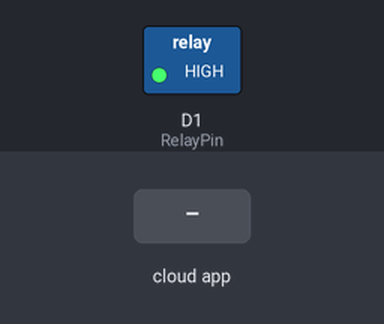
The sketch below on a simulated ESP8266 (NodeMCU). Parts: switched loads named in the sketch (green lamp = pin HIGH). The test bench sets the inputs (shaded band). WiFi joins after 1.5 s; servers stay silent unless stated; the Firebase database answers and starts empty; what the sketch prints to the serial monitor is not drawn.

Above: at 2.7 s.
2.8 s: the phone or cloud app sets led_2 to ON
At 3.1 s:
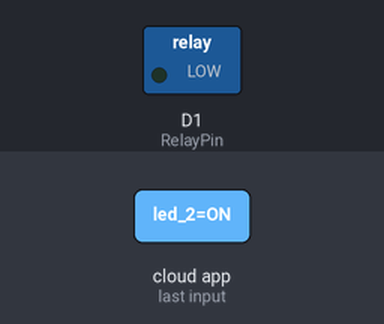
5.4 s: the phone or cloud app sets led_2 to OFF
At 7.6 s:
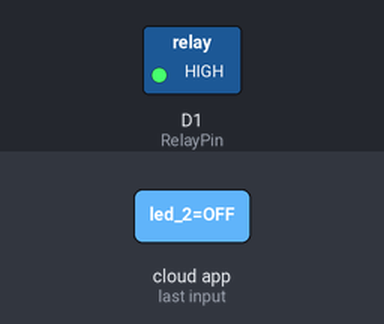
Timing chart, 0 to 9.1 s (numbered marks = the images above; inputs shaded):
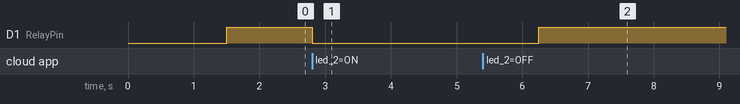

Measured:
- after the input at 2.8 s, D1 (RelayPin): HIGH → LOW at once
- after the input at 5.4 s, D1 (RelayPin): LOW → HIGH after 0.85 s

The sketch:

A2.ino
```cpp
#include <FirebaseESP8266.h>

#if defined(ESP32)
#include <WiFi.h>
#elif defined(ESP8266)
#include <ESP8266WiFi.h>
#endif

#define WIFI_SSID "" // your wifi SSID
#define WIFI_PASSWORD "" // your wifi PASSWORD

#define FIREBASE_HOST "... firebasedatabase.app"
#define FIREBASE_AUTH "" // your private key

FirebaseData firebaseData;

const int RelayPin = D1; // Change to the pin connected to your relay

void setup()
{
  Serial.begin(9600);

  // Connect to WiFi.
  WiFi.begin(WIFI_SSID, WIFI_PASSWORD);
  Serial.print("Connecting");
  while (WiFi.status() != WL_CONNECTED)
  {
    Serial.print(".");
    delay(500);
  }
  Serial.println();
  Serial.print("Connected: ");
  Serial.println(WiFi.localIP());

  Firebase.begin(FIREBASE_HOST, FIREBASE_AUTH);
  Firebase.reconnectWiFi(true);

  pinMode(RelayPin, OUTPUT);
  digitalWrite(RelayPin, HIGH);
}

void loop()
{
  if (Firebase.getString(firebaseData, "/room/A1/led_2"))
  {
    String ledStatus = firebaseData.stringData();
    Serial.println(ledStatus);

    if (ledStatus == "ON")
    {
      digitalWrite(RelayPin, LOW); // Relay ON
    }
    else if (ledStatus == "OFF")
    {
      digitalWrite(RelayPin, HIGH); // Relay OFF
    }
    else
    {
      Serial.println("Invalid LED status received from Firebase");
    }
  }
  else
  {
    Serial.print("Error: ");
    Serial.println(firebaseData.errorReason());
  }

  delay(1000); // Adjust the delay as needed
}
```
